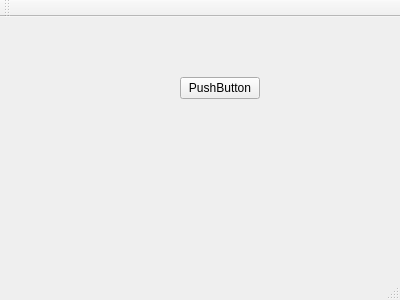
<?xml version="1.0" encoding="UTF-8"?>
<ui version="4.0">
 <class>MainWindow</class>
 <widget class="QMainWindow" name="MainWindow">
  <property name="geometry">
   <rect>
    <x>0</x>
    <y>0</y>
    <width>400</width>
    <height>300</height>
   </rect>
  </property>
  <property name="windowTitle">
   <string>MainWindow</string>
  </property>
  <widget class="QWidget" name="centralWidget">
   <widget class="QPushButton" name="pushButton">
    <property name="geometry">
     <rect>
      <x>180</x>
      <y>60</y>
      <width>80</width>
      <height>22</height>
     </rect>
    </property>
    <property name="text">
     <string>PushButton</string>
    </property>
   </widget>
  </widget>
  <widget class="QMenuBar" name="menuBar">
   <property name="geometry">
    <rect>
     <x>0</x>
     <y>0</y>
     <width>400</width>
     <height>19</height>
    </rect>
   </property>
  </widget>
  <widget class="QToolBar" name="mainToolBar">
   <attribute name="toolBarArea">
    <enum>TopToolBarArea</enum>
   </attribute>
   <attribute name="toolBarBreak">
    <bool>false</bool>
   </attribute>
  </widget>
  <widget class="QStatusBar" name="statusBar"/>
 </widget>
 <layoutdefault spacing="6" margin="11"/>
 <resources/>
 <connections/>
</ui>
